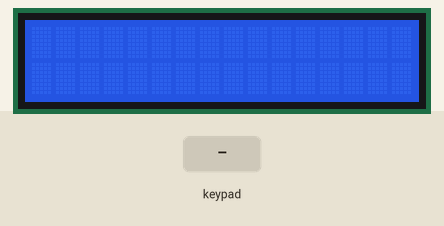
Simulated run of this sketch. Board: ESP32. Parts: 16×2 character LCD. The inputs (shaded band) are chosen by the test bench. What the sketch prints to the serial monitor is not drawn.

Above: at 1.2 s.
1.3 s: keypad keys 1 3 1 2 1 4 2 7 A pressed 0.4 s apart
At 5.2 s:
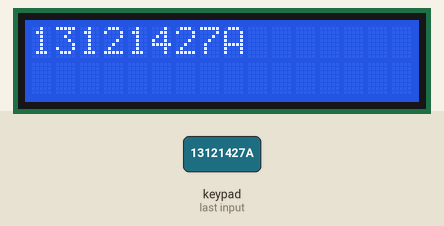
6.4 s: key 'F' pressed
At 6.7 s:
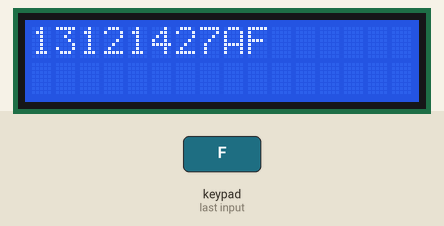
7.9 s: key 'E' pressed
At 8.9 s:
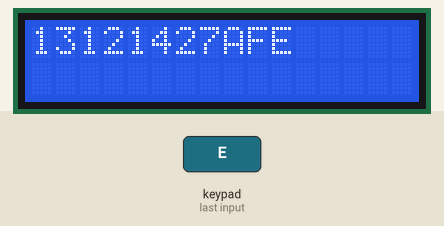
9.4 s: keypad keys 1 3 1 2 1 4 2 7 D pressed 0.4 s apart
At 13.8 s:
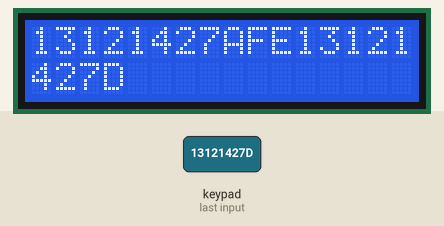
14.5 s: key 'C' pressed
At 14.9 s:
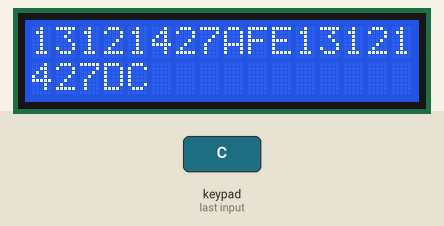
16.0 s: key 'B' pressed
At 16.3 s:
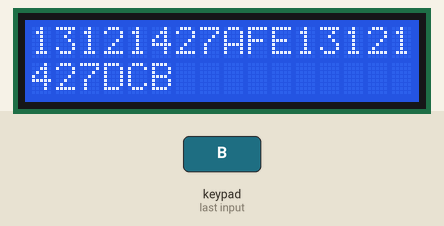
Timing chart, 0 to 18.5 s (numbered marks = the images above; inputs shaded):
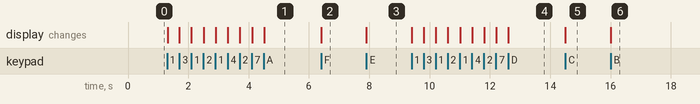

The sketch:

t3.ino
```cpp
#include <LiquidCrystal_I2C.h>
#include <Keypad.h>

const byte ROWS = 4;  // 列數(橫的)
const byte COLS = 4;  // 行數(直的)
//鍵盤上每一個按鍵的名稱
char keys[ROWS][COLS] = {
  { 'F', 'E', 'D', 'C' },
  { 'B', '3', '6', '9' },
  { 'A', '2', '5', '8' },
  { 'O', '1', '4', '7' }
};
byte rowPins[ROWS] = { 13, 12, 14, 27 };  //定義列的腳位
byte colPins[COLS] = { 26, 25, 33, 32 };  //定義行的腳位

byte colLcd = 0, rowLcd = 0;

//初始化鍵盤
Keypad keypad = Keypad(makeKeymap(keys), rowPins, colPins, ROWS, COLS);

#define I2C_ADDR 0x27
#define LCD_COLUMNS 16
#define LCD_LINES 2

LiquidCrystal_I2C lcd(I2C_ADDR, LCD_COLUMNS, LCD_LINES);
void setup() {
  Serial.begin(9600);
  Serial.println("Ready...");

  lcd.init();
  lcd.backlight();
}

void loop() {
  // put your main code here, to run repeatedly:
  char key = keypad.getKey();

  if (key != NO_KEY) {
    Serial.println(key);
    lcd.setCursor(colLcd, rowLcd);
    lcd.print(key);
    if (colLcd == 15){
        rowLcd = (rowLcd==0)?1:0;
        colLcd = 0;
      }
    else {
      colLcd++;
    }
  }

  delay(10);
}
```

Measured:
- after the input at 1.3 s, the display: first changes at once (image 1 shows a later state)
- after the input at 6.4 s, the display: changes at once (image 2)
- after the input at 7.9 s, the display: changes at once (image 3)
- after the input at 9.4 s, the display: first changes at once (image 4 shows a later state)
- after the input at 14.5 s, the display: changes at once (image 5)
- after the input at 16.0 s, the display: changes at once (image 6)
